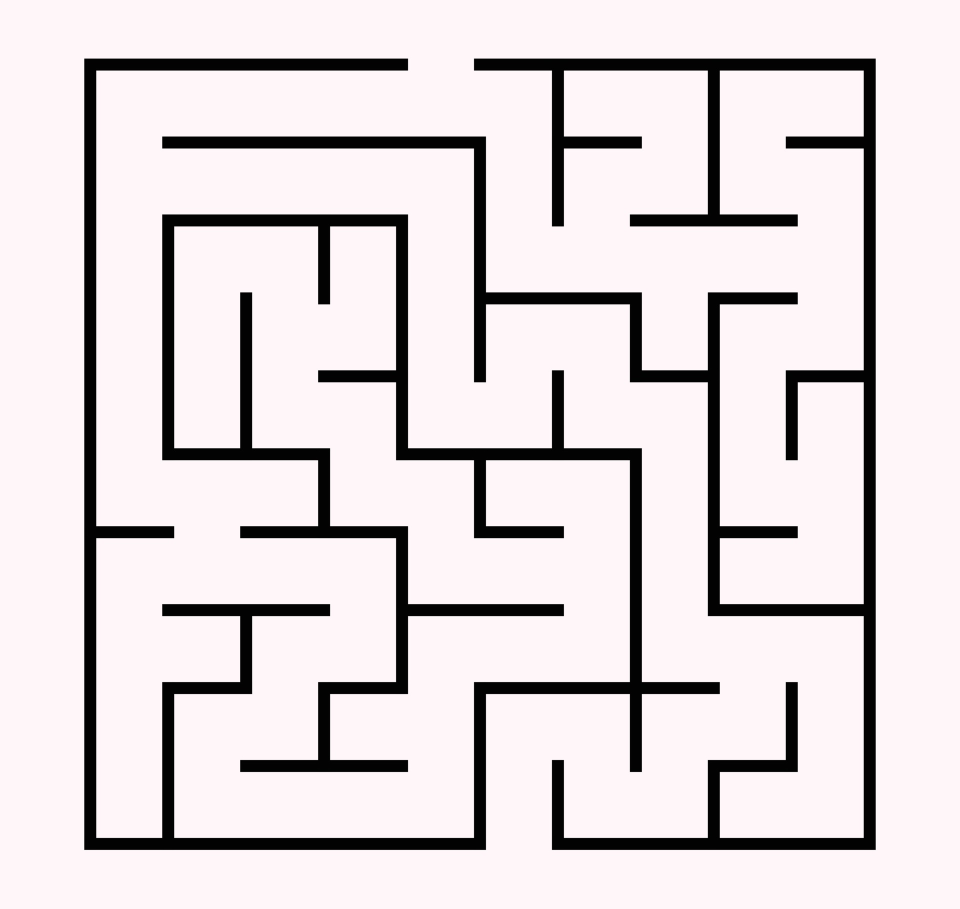
#> input picture 14_generated.jpg, 1920 x 1817 px (shown at 1/2 size)
$ python main.py
#> lines starting #> are read from the running program, lines starting #| are printed output that depends on the picture; after the words box and inside, x2 and y2 are one past the last pixel; in counts of white or black regions, pixels touching at a corner belong together
import cv2
import numpy as np
import keyboard
import time

source = cv2.imread("14_generated.jpg", 1)
#> source is the input picture: shape (1817, 1920, 3); mean B, G, R 217.5, 214.9, 222.7

# grey_source = cv2.cvtColor(image, cv2.COLOR_BGR2GRAY)

# make image smaller
scaleX = 0.3
scaleY = 0.3

scaleDown = cv2.resize(source,
                       None,
                       fx=scaleX,
                       fy=scaleY,
                       interpolation=cv2.INTER_LINEAR)
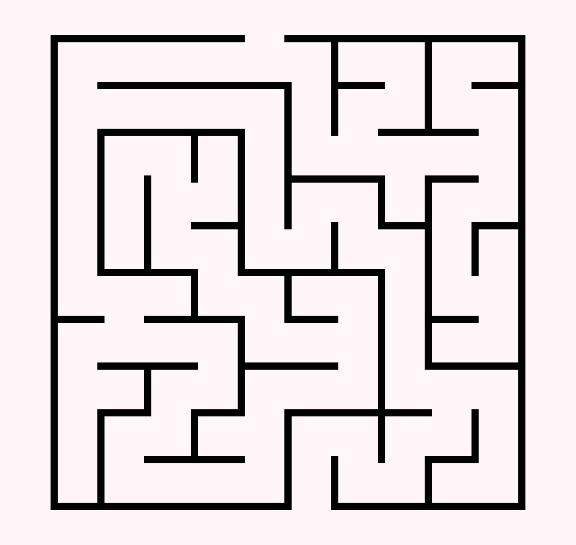
#> scaleDown: shape (545, 576, 3); mean B, G, R 217.5, 214.9, 222.6

# make image an array
img_array = np.array(scaleDown)

x = 10
x1 = 20

y = 260
y1 = 270

# Starting point for square
img_array[10:20, 260:270] = .1
#> img_array: shape (545, 576, 3); 0.03% of pixels changed, all inside (x1, y1, x2, y2) = (260, 10, 270, 20)

black_lines = [2, 2, 2] or [1, 3, 2] or [1, 1, 1]

white = [249, 246, 255]

# Game Loop
while True:
    cv2.imshow('cool maze',
               img_array)

    if (keyboard.is_pressed('s') and
            black_lines not in img_array[x+10:x1+10, y:y1]):
        if x >= 509:
            print("You Win!!!")
            print("You Win!!!")
            print("You Win!!!")
            print("You Win!!!")
            print("You Win!!!")
            time.sleep(3)
            break

        img_array[x:x1, y:y1] = white
        x += 10
        x1 += 10

        img_array[x:x1, y:y1] = .1

        cv2.imshow('cool maze',
                   img_array)

        print(f"pressed s new coords is {x} {x1}")

    elif (keyboard.is_pressed('w') and
            black_lines not in img_array[x-10:x1-10, y:y1]):

        img_array[x:x1, y:y1] = white
        x += -10
        x1 += -10

        img_array[x:x1, y:y1] = .1
        cv2.imshow('cool maze',
                   img_array)
        print(f"pressed w new coords is {x}:{x1}, {y}:{y1}")

    elif (keyboard.is_pressed('d') and
            black_lines not in img_array[x:x1, y+10:y1+10]):

        img_array[x:x1, y:y1] = white
        y += 10
        y1 += 10

        img_array[x:x1, y:y1] = .1
        cv2.imshow('cool maze',
                   img_array)
        print(f"pressed d new coords is {x}:{x1}, {y}:{y1}")

    elif (keyboard.is_pressed('a') and
            black_lines not in img_array[x:x1, y-10:y1-10]):

        img_array[x:x1, y:y1] = white
        y += -10
        y1 += -10

        img_array[x:x1, y:y1] = .1
        cv2.imshow('cool maze',
                   img_array)
        print(f"pressed y new coords is {x}:{x1}, {y}:{y1}")

    elif img_array[x == 510]:
        print("WIN")

    else:
        print("WALL")
    cv2.waitKey(0)

cv2.destroyAllWindows()
